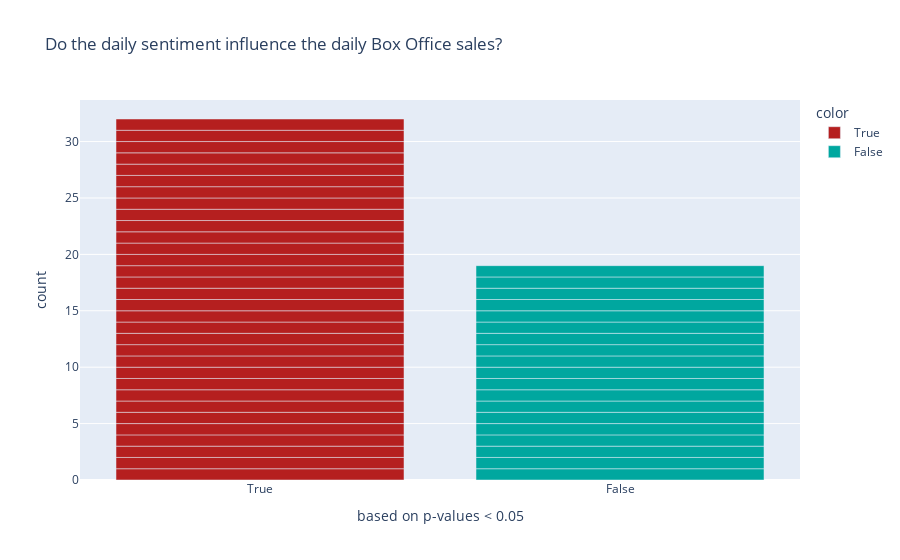

This figure's notebook cell:
### Code cell
import plotly.express as px

fig = px.bar(x=temp.reject, y=(np.ones(len(temp.reject))), labels={'x':'based on p-values < 0.05', 'y':'count'},
            hover_name =temp.movie,
            color=temp.reject, #sent2box[:,0],
            color_discrete_sequence=['#B51F1F', '#00A79F'],
            title='Do the daily sentiment influence the daily Box Office sales?')
fig.show()

### Figure 1 — Plotly figure (JSON) as saved in the notebook; plotly's stock layout.template omitted (floating-point values rounded to 4 significant figures)
{"data": [{"alignmentgroup": "True", "hovertemplate": "<b>%{hovertext}</b><br><br>color=True<br>based on p-values < 0.05=%{x}<br>count=%{y}<extra></extra>", "hovertext": ["Aladdin", "Aquaman", "Avengers: Endgame", "Bad Boys for Life", "Black Panther", "Captain America: Civil War", "Captain Marvel", "Deadpool", "Dolittle", "Fantastic Beasts: The Crimes of Grindelwald", "Fast & Furious 7", "Guardians of the Galaxy Vol. 2", "Incredibles 2", "Inside Out", "Joker", "Jumanji: The Next Level", "Jumanji: Welcome to the Jungle", "Jurassic World: Fallen Kingdom", "Minions", "Onward", "Sonic the Hedgehog", "Spectre", "Star Wars: Episode IX - The Rise of Skywalker", "Star Wars: Episode VII - The Force Awakens", "Suicide Squad", "The Invisible Man", "The Jungle Book", "The Martian", "The Secret Life of Pets", "Toy Story 4", "Venom", "Wonder Woman"], "legendgroup": "True", "marker": {"color": "#B51F1F", "pattern": {"shape": ""}}, "name": "True", "offsetgroup": "True", "orientation": "v", "showlegend": true, "textposition": "auto", "type": "bar", "x": ["True", "True", "True", "True", "True", "True", "True", "True", "True", "True", "True", "True", "True", "True", "True", "True", "True", "True", "True", "True", "True", "True", "True", "True", "True", "True", "True", "True", "True", "True", "True", "True"], "xaxis": "x", "y": [1, 1, 1, 1, 1, 1, 1, 1, 1, 1, 1, 1, 1, 1, 1, 1, 1, 1, 1, 1, 1, 1, 1, 1, 1, 1, 1, 1, 1, 1, 1, 1], "yaxis": "y"}, {"alignmentgroup": "True", "hovertemplate": "<b>%{hovertext}</b><br><br>color=False<br>based on p-values < 0.05=%{x}<br>count=%{y}<extra></extra>", "hovertext": ["Avengers: Age of Ultron", "Avengers: Infinity War", "Batman v Superman: Dawn of Justice", "Beauty and the Beast", "Birds of Prey: And the Fantabulous Emancipation of One Harley Quinn", "Bohemian Rhapsody", "Deadpool 2", "Despicable Me 3", "Fantastic Beasts and Where to Find Them", "Finding Dory", "Frozen II", "Jurassic World", "Rogue One", "Star Wars: Episode VIII - The Last Jedi", "The Fate of the Furious", "The Hunger Games: Mockingjay - Part 2", "The Lion King", "Thor: Ragnarok", "Zootopia"], "legendgroup": "False", "marker": {"color": "#00A79F", "pattern": {"shape": ""}}, "name": "False", "offsetgroup": "False", "orientation": "v", "showlegend": true, "textposition": "auto", "type": "bar", "x": ["False", "False", "False", "False", "False", "False", "False", "False", "False", "False", "False", "False", "False", "False", "False", "False", "False", "False", "False"], "xaxis": "x", "y": [1, 1, 1, 1, 1, 1, 1, 1, 1, 1, 1, 1, 1, 1, 1, 1, 1, 1, 1], "yaxis": "y"}], "layout": {"barmode": "relative", "legend": {"title": {"text": "color"}, "tracegroupgap": 0}, "title": {"text": "Do the daily sentiment influence the daily Box Office sales?"}, "xaxis": {"anchor": "y", "domain": [0, 1], "title": {"text": "based on p-values < 0.05"}}, "yaxis": {"anchor": "x", "domain": [0, 1], "title": {"text": "count"}}}}
